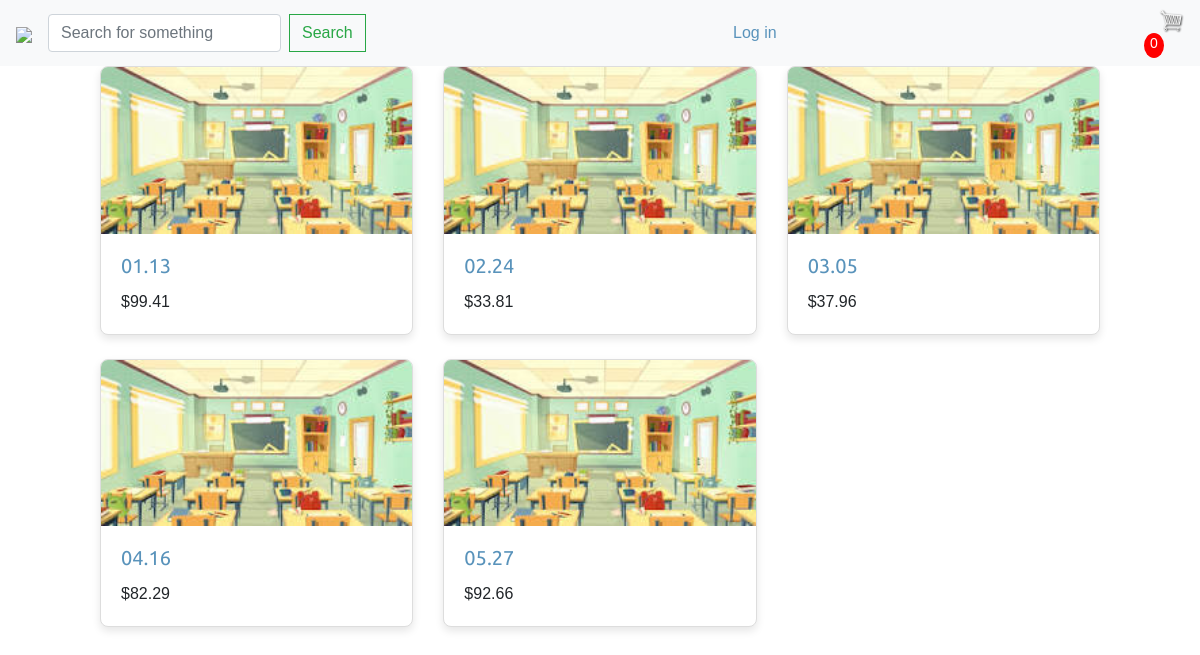
The app's page /search/ with its own data.
### shop/models.py (models this page shows, shortened)
class Product(models.Model):
    category = models.ForeignKey(Category,related_name='products',on_delete=models.CASCADE)
    professor = models.ForeignKey(Professor,related_name='products',on_delete=models.CASCADE)
    subject = models.ForeignKey(Subject,related_name='products',on_delete=models.CASCADE)
    name = models.CharField(max_length=200)
    slug = models.SlugField(max_length=200)
    image = models.ImageField(upload_to='products/%Y/%m/%d',blank=True,default='../media/noimage.jpg')
    description = models.TextField(blank=True)
    price = models.DecimalField(max_digits=10,decimal_places=2)
    available = models.BooleanField(default=True)
    init_dateTime = models.DateTimeField()
    finish_dateTime = models.DateTimeField()
    created = models.DateTimeField(auto_now_add=True)
    updated = models.DateTimeField(auto_now=True)
    class Meta:
        ordering = ['name']
        indexes = [
        models.Index(fields=['id', 'slug']),
        models.Index(fields=['name']),
        models.Index(fields=['-created']),
        ]
    def get_absolute_url(self):
        return reverse('shop:product_detail',args=[self.id, self.slug])

### shop/views.py (the view)
# urls.py: path('search/', views.index, name='index'),
def index(request):
    search_query = request.POST.get('search_query', '')
    subject_query = request.POST.get('subject_query', '')
    professor_query = request.POST.get('professor_query', '')
    products = Product.objects.all()
    if search_query:
        products = products.filter(Q(name__icontains=search_query) |
                                   Q(subject__name__icontains=search_query) |
                                   Q(professor__name__icontains=search_query))
    if subject_query:
        products = products.filter(subject__name__icontains=subject_query)
    if professor_query:
        products = products.filter(professor__name__icontains=professor_query)
    if request.user.is_authenticated:
        customer = request.user.customer
        order, created = Order.objects.get_or_create(customer=customer, completed=False)
        items = order.orderitem_set.all()
        cartItems = order.get_cart_items
    else:
        items = []
        order = {'get_cart_total':0, 'get_cart_items':0}
        cartItems = order['get_cart_items']
    return render(request, 'shop/product/search_results.html', {
        'products': products,
        'search_query': search_query,
        'subject_query': subject_query,
        'professor_query': professor_query,
        'cartItems':cartItems,
    })

### templates/shop/product/search_results.html
{% extends "shop/base.html" %}
{% load static %}
{% block content %}
    <div class="row">
        {% if products %}
            {% for product in products %}
                <div class="col-md-4 mb-4">
                    <div class="card">
                        <img src="{% if product.image %}{{ product.image.url }}{% else %}{% static "img/no_image.png" %}{% endif %}" class="card-img-top" alt="{{ product.name }}">
                        <div class="card-body">
                            <h5 class="card-title"><a href="{{ product.get_absolute_url }}">{{ product.name }}</a></h5>
                            <p class="card-text">${{ product.price }}</p>
                        </div>
                    </div>
                </div>
            {% endfor %}
        {% else %}
            <div class="col">
                <p>No results found.</p>
            </div>
        {% endif %}
    </div>
{% endblock %}

### shop/static/css/base.css (style rules this page uses)
body { margin:0; padding:0; font-family:helvetica, sans-serif; }
h1, h2, h3, h4, h5 , h6 { font-family: 'Ubuntu', sans-serif; font-weight:normal; }
a { text-decoration:none; color:#5993bb; }
body, h1, h2, p, button { margin: 0; padding: 0; }
.card { border: 1px solid #ddd; border-radius: 8px; overflow: hidden; box-shadow: 0 4px 8px rgba(0, 0, 0, 0.1); }
.card img { max-width: 100%; height: auto; }
.card-body { padding: 1.25rem; }

### records on screen
Product: image (picture), name "01.13", price "99.41"
Product: image (picture), name "02.24", price "33.81"
Product: image (picture), name "03.05", price "37.96"
Product: image (picture), name "04.16", price "82.29"
Product: image (picture), name "05.27", price "92.66"

### other values on screen
{{ cartItems }} "0"
